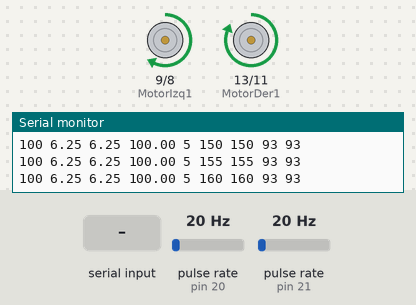
Bench run of a sketch on a simulated Arduino Mega 2560, built with avr-gcc and run on an emulated ATmega2560. On the bench: motor-driver pin pairs drawn as motors (green arrow = first pin HIGH = forward, orange = second pin HIGH = backward, longer = more drive, scaled by the enable pin), the last lines printed to the serial monitor. Wiring (inferred from the names in the program): 2 × pulse sensor: data pin 20 / data pin 21. Inputs (shaded band) come from the test bench; at power-on: pulse rate (sensors on pin 21, pin 20) 20 Hz.

Above: at 1.25 s.
1.3 s: "5\n" received over Serial
At 3.15 s:
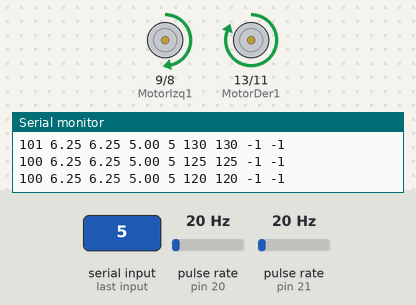
4.3 s: pulse rate (sensor on pin 21) set to 4 Hz
At 7.15 s:
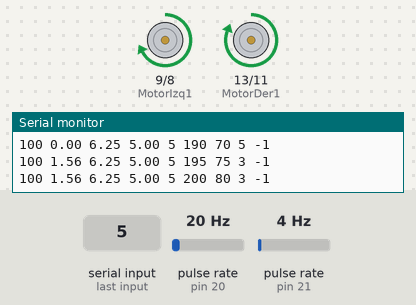
7.3 s: pulse rate (sensor on pin 21) set to 50 Hz
10.3 s: "90,45\n" received over Serial
13.3 s: pulse rate (sensor on pin 21) set to 150 Hz
At 15.55 s:
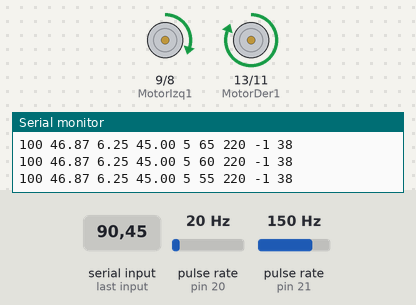
Timing chart, 0 to 17.3 s (numbered marks = the images above; inputs shaded):
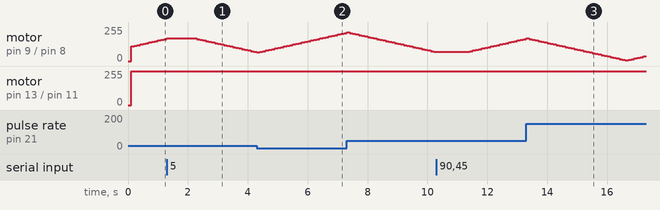

The sketch:

Modo5.ino
```cpp
int MotorDer1 = 13; //El pin 13 de arduino se conecta con el pin In1 del L298N
int MotorDer2 = 11; //El pin 11 de arduino se conecta con el pin In2 del L298N
int MotorIzq1 = 9; //El pin 9 de arduino se conecta con el pin In3 del L298N
int MotorIzq2 = 8; //El pin 8 de arduino se conecta con el pin In4 del L298N
int PWM_Derecho = 12; //El pin 12 de arduino se conecta con el pin EnA del L298N
int PWM_Izquierdo = 10; //El pin 10 de arduino se conecta con el pin EnB del L298N
int ENC_IZ = 21; //Encoder izquierdo
int ENC_DE = 20; //Encoder derecho


int pwm_iz = 100, pwm_de = 100, K = 1, error_rpm_iz = 0, error_rpm_de = 0, refbt;
float rpm_ref = 100;
unsigned long tiempo = 0, tiempo_f = 0, muestreo_ant = 0, muestreo = 0;
long int tick_iz, tick_de;
float rpm_iz, rpm_de;
void setup() {

  //Configuramos los pines como salida
  pinMode(MotorDer1, OUTPUT);
  pinMode(MotorDer2, OUTPUT);
  pinMode(MotorIzq1, OUTPUT);
  pinMode(MotorIzq2, OUTPUT);
  pinMode(PWM_Derecho, OUTPUT);
  pinMode(PWM_Izquierdo, OUTPUT);

  //Pines de interrupción de los encoders
  attachInterrupt(digitalPinToInterrupt(ENC_IZ), countTicks_iz, CHANGE); //Interrupción encoder izquierdo
  attachInterrupt(digitalPinToInterrupt(ENC_DE), countTicks_de, CHANGE); //Interrupción encoder derecho

  //Arrancamos los puertos serie
  Serial.begin (9600);
  Serial2.begin (38400);
}

void loop() {
  muestreo = millis();
  if (Serial.available() > 0) {
    refbt = Serial.parseInt();
    if (refbt != 0) {
      rpm_ref = refbt;
    }
  }
  if (muestreo - muestreo_ant >= 100) {
    //Calculo de los rpm de cada rueda, cada 100ms///// 374 es la resolucion de los enconders///la formula de los rpm es la siguiente
    //rpm=float((60*pulsos)/resolucion) para un tiempo de calculo de 1s, pero como nosotros estamos calculando cada 100ms, multiplicamos por 600 en vez de por 60
    rpm_iz = ((float)tick_iz / 384) / 0.00166667; //Cálculo de las rpm de las ruedas, midiendo los ticks incrementales
    rpm_de = ((float)tick_de / 384) / 0.00166667; //desde la última medición
    tick_iz = 0;
    tick_de = 0;

    error_rpm_iz = rpm_ref - rpm_iz; //Calculamos el error entre la medicion real de rpm de cada rueda y la referenca
    error_rpm_de = rpm_ref - rpm_de; //Este error se lo restamos o sumamos al pwm de modo que es proporcional al error.

    if (error_rpm_iz > 0) pwm_iz = pwm_iz + 5; //Vamos sumando o restando un offset de 5 a los pwm a medida que se requiere de aumentar o disminuir las rpm
    else pwm_iz = pwm_iz - 5;

    if (error_rpm_de > 0) pwm_de = pwm_de + 5;
    else pwm_de = pwm_de - 5;

    if (abs(pwm_iz) > 220) pwm_iz = 220; //Saturamos los valores pwm del motor
    if (abs(pwm_de) > 220) pwm_de = 220;

    avanza(abs(pwm_iz), abs(pwm_de)); //Avanza
    Serial.println(String(muestreo - muestreo_ant) + " " + String(rpm_iz) + " " + String(rpm_de) + " " + String(rpm_ref) + " " + "5" + " " + String(abs(pwm_iz)) + " " + String(abs(pwm_de)) + " " + String(error_rpm_iz) + " " + String(error_rpm_de));
    muestreo_ant = muestreo;
  }
}
void countTicks_iz() {
  tick_iz++;
}
void countTicks_de() {
  tick_de++;
}

void para() { //Orden de parar
  digitalWrite(MotorDer1, LOW);
  digitalWrite(MotorDer2, LOW);
  digitalWrite(MotorIzq1, LOW);
  digitalWrite(MotorIzq2, LOW);
}


void avanza(double pwmizq, double pwmder) { //Orden de avanzar
  digitalWrite(MotorDer1, HIGH);
  digitalWrite(MotorDer2, LOW);
  analogWrite(PWM_Derecho, pwmder);
  digitalWrite(MotorIzq1, HIGH);
  digitalWrite(MotorIzq2, LOW);
  analogWrite(PWM_Izquierdo, pwmizq + 5);
}

void atras(double pwmizq, double pwmder) { //Orden para retroceder
  digitalWrite(MotorDer1, LOW);
  digitalWrite(MotorDer2, HIGH);
  digitalWrite(MotorIzq1, LOW);
  digitalWrite(MotorIzq2, HIGH);
  analogWrite(PWM_Derecho, pwmder);
  analogWrite(PWM_Izquierdo, pwmizq);
}
```
